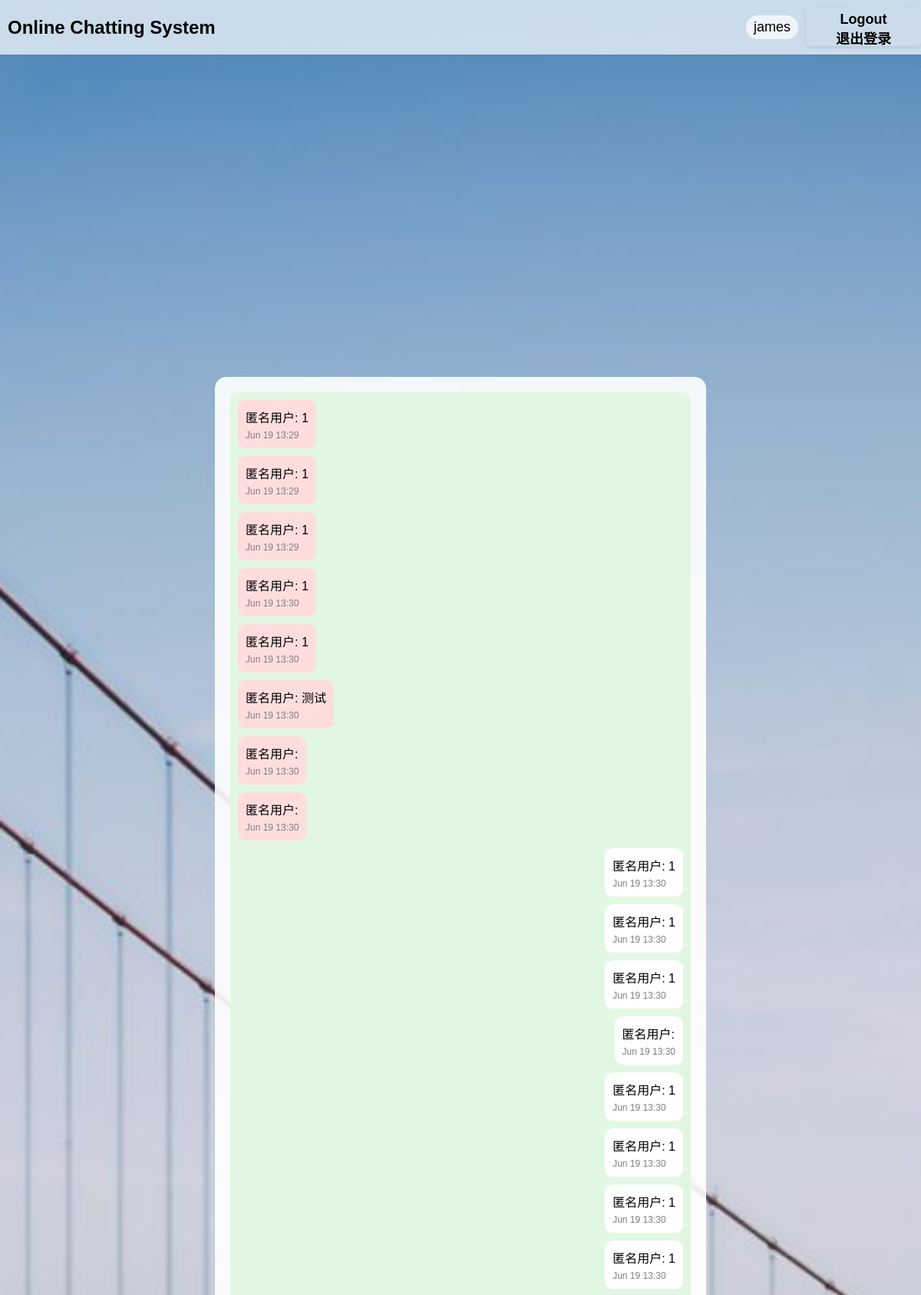
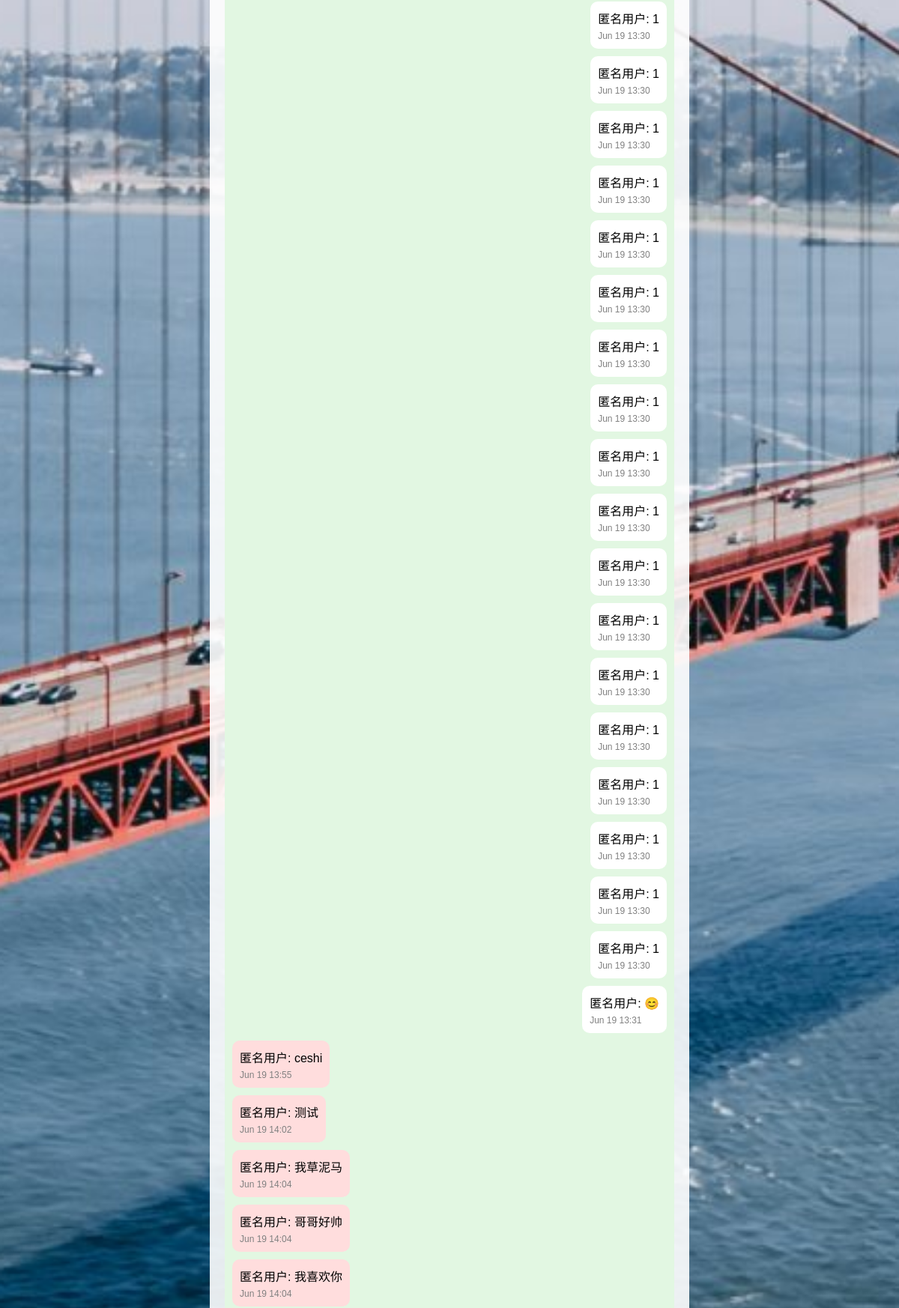
Page /chat (signed in, upper part) on the committed database (2 pictures, top to bottom).
### app/models.py (models this page shows, shortened)
class User(db.Model, UserMixin):
    id = db.Column(db.Integer, primary_key=True)
    username = db.Column(db.String(20), unique=True, nullable=False)
    password_hash = db.Column(db.String(128), nullable=False)
    is_admin = db.Column(db.Boolean, default=False)
    messages = db.relationship('Message', backref='user', lazy=True)
    @property
    def password(self):
        raise AttributeError('password is not a readable attribute')

class Message(db.Model):
    id = db.Column(db.Integer, primary_key=True)
    user_id = db.Column(db.Integer, db.ForeignKey('user.id'), nullable=False)
    content = db.Column(db.Text, nullable=False)
    date_posted = db.Column(db.DateTime, nullable=False, default=datetime.utcnow)

### app/routes.py (the view)
@main.route('/chat')
@login_required
def chat():
    messages = Message.query.order_by(Message.date_posted).all()
    return render_template('chat.html', messages=messages)

### app/models.py (called while the page is built)
@login_manager.user_loader
def load_user(user_id):
    return User.query.get(int(user_id))

### app/templates/chat.html (shortened to what this page needs)
<!DOCTYPE html>
<html lang="zh">
<head>
        <link rel="stylesheet" type="text/css" href="{{ url_for('static', filename='style.css') }}">
</head>
<body>
<div class="header">
    <div class="title">Online Chatting System</div>
    <div class="user-info">
        <div class="username">{{ current_user.username }}</div>
        <form action="{{ url_for('main.logout') }}" method="POST" style="display: inline;">
            <button type="submit" class="logout-button">Logout<br>退出登录</button>
        </form>
    </div>
</div>
<div class="chat-container">
    <div class="chat-box">
        <div class="messages" id="messages">
            {% for message in messages %}
            <div class="message {% if message.user.id == current_user.id %}user{% else %}other{% endif %}">
                <p>匿名用户: {{ message.content }}</p>
                <div class="timestamp">{{ message.date_posted.strftime('%b %d  %H:%M') }}</div>
            </div>
            {% endfor %}
        </div>
    </div>
</div>
</body>
</html>

### app/static/style.css (style rules this page uses)
body { margin: 0; padding: 0; height: 100%; background: url('golden-gate-bridge-scaled.jpg') no-repeat center center fixed; background-size: cover; }

### rows in the picture
User: username "james"
Message: content "1", date_posted "Jun 19 13:29"
Message: content "1", date_posted "Jun 19 13:29"
Message: content "1", date_posted "Jun 19 13:29"
Message: content "1", date_posted "Jun 19 13:30"
Message: content "1", date_posted "Jun 19 13:30"
Message: content "测试", date_posted "Jun 19 13:30"
Message: date_posted "Jun 19 13:30"
Message: date_posted "Jun 19 13:30"
Message: content "1", date_posted "Jun 19 13:30"
Message: content "1", date_posted "Jun 19 13:30"
Message: content "1", date_posted "Jun 19 13:30"
Message: date_posted "Jun 19 13:30"
Message: content "1", date_posted "Jun 19 13:30"
Message: content "1", date_posted "Jun 19 13:30"
Message: content "1", date_posted "Jun 19 13:30"
Message: content "1", date_posted "Jun 19 13:30"
Message: content "1", date_posted "Jun 19 13:30"
Message: content "1", date_posted "Jun 19 13:30"
Message: content "1", date_posted "Jun 19 13:30"
Message: content "1", date_posted "Jun 19 13:30"
Message: content "1", date_posted "Jun 19 13:30"
Message: content "1", date_posted "Jun 19 13:30"
Message: content "1", date_posted "Jun 19 13:30"
Message: content "1", date_posted "Jun 19 13:30"
Message: content "1", date_posted "Jun 19 13:30"
Message: content "1", date_posted "Jun 19 13:30"
Message: content "1", date_posted "Jun 19 13:30"
Message: content "1", date_posted "Jun 19 13:30"
Message: content "1", date_posted "Jun 19 13:30"
Message: content "1", date_posted "Jun 19 13:30"
Message: content "1", date_posted "Jun 19 13:30"
Message: content "1", date_posted "Jun 19 13:30"
Message: content "1", date_posted "Jun 19 13:30"
Message: content "1", date_posted "Jun 19 13:30"
Message: content "😊", date_posted "Jun 19 13:31"
Message: content "ceshi", date_posted "Jun 19 13:55"
Message: content "测试", date_posted "Jun 19 14:02"
Message: content "我草泥马", date_posted "Jun 19 14:04"
Message: content "哥哥好帅", date_posted "Jun 19 14:04"
Message: content "我喜欢你", date_posted "Jun 19 14:04"
